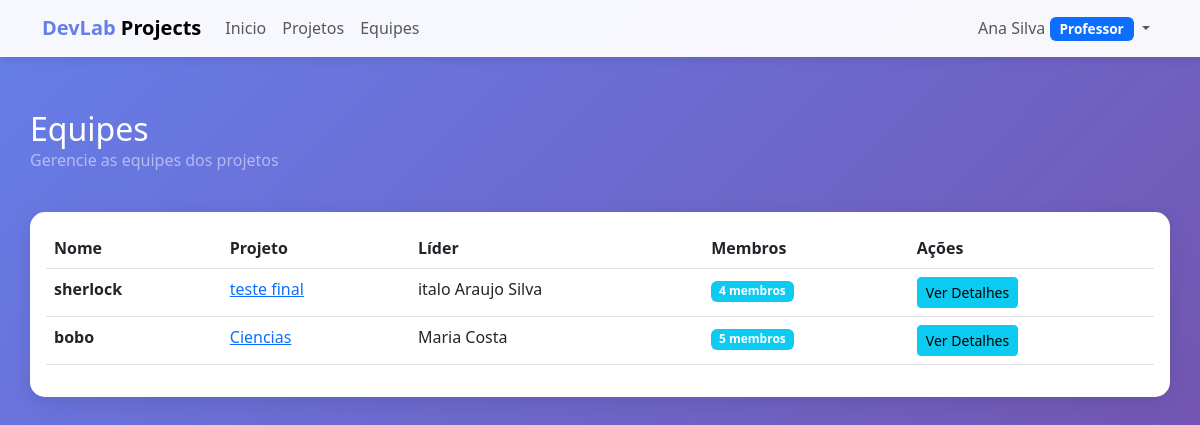
/equipes/ (signed in), run on the app's committed database.
### meuapp/models.py (models this page shows, shortened)
class Usuario(AbstractUser):
    TIPO_CHOICES = [
        ('coordenador', 'Coordenador'),
        ('professor', 'Professor'),
        ('estudante', 'Estudante'),
    ]
    tipo = models.CharField(max_length=20, choices=TIPO_CHOICES, default='estudante')
    matricula = models.CharField(max_length=20, unique=True, null=True, blank=True)
    cpf = models.CharField(max_length=11, unique=True, null=True, blank=True)
    data_nascimento = models.DateField(null=True, blank=True)
    curso = models.CharField(max_length=100, blank=True)
    class Meta:
        verbose_name = 'Usuário'
        verbose_name_plural = 'Usuários'

class Equipe(models.Model):
    nome = models.CharField(max_length=100)
    descricao = models.TextField(blank=True)
    projeto = models.ForeignKey(Projeto, on_delete=models.CASCADE, related_name='equipes', null=True, blank=True)
    lider = models.OneToOneField(
        Usuario,
        on_delete=models.SET_NULL,
        null=True,
        blank=True,
        related_name='equipe_liderada',
        help_text="Líder da equipe (cada usuário pode liderar no máximo uma equipe)"
    )
    membros = models.ManyToManyField(Usuario, related_name='equipes_participando', blank=True)
    criada_em = models.DateTimeField(auto_now_add=True)
    class Meta:
        verbose_name = 'Equipe'
        verbose_name_plural = 'Equipes'
        ordering = ['projeto', 'nome']
    def total_membros(self):
        return self.membros.count()

class Projeto(models.Model):
    STATUS_CHOICES = [
        ('planejado', 'Planejado'),
        ('andamento', 'Em Andamento'),
        ('concluido', 'Concluído'),
    ]
    titulo = models.CharField(max_length=200)
    descricao = models.TextField()
    cliente = models.CharField(max_length=200)
    status = models.CharField(max_length=20, choices=STATUS_CHOICES, default='planejado')
    data_inicio = models.DateField()
    data_fim_prevista = models.DateField()
    participantes = models.ManyToManyField(Usuario, through='ParticipacaoProjeto', related_name='projetos_participando')
    criado_em = models.DateTimeField(auto_now_add=True)
    atualizado_em = models.DateTimeField(auto_now=True)
    class Meta:
        verbose_name = 'Projeto'
        verbose_name_plural = 'Projetos'
        ordering = ['-criado_em']

### meuapp/views.py (the view)
# urls.py: path('equipes/', views.equipe_lista, name='equipe_lista'),
@login_required
def equipe_lista(request):
    if request.user.tipo == 'coordenador':
        equipes = Equipe.objects.all()
    else:
        equipes = request.user.equipes_participando.all()
    query = request.GET.get('q')
    if query:
        equipes = equipes.filter(
            Q(nome__icontains=query) |
            Q(projeto__titulo__icontains=query)
        )
    return render(request, 'equipes/lista.html', {'equipes': equipes})

### meuapp/templates/equipes/lista.html (shortened to what this page needs)
{% extends 'base.html' %}
{% block content %}
<div class="row mb-4">
    <div class="col-12">
        <div class="d-flex justify-content-between align-items-center">
            <div>
                <h2 class="text-white mb-0">Equipes</h2>
                <p class="text-white-50">Gerencie as equipes dos projetos</p>
            </div>
        </div>
    </div>
</div>
<div class="card">
    <div class="card-body">
        {% if equipes %}
        <div class="table-responsive">
            <table class="table table-hover">
                <thead>
                    <tr>
                        <th>Nome</th>
                        <th>Projeto</th>
                        <th>Líder</th>
                        <th>Membros</th>
                        <th>Ações</th>
                    </tr>
                </thead>
                <tbody>
                    {% for equipe in equipes %}
                    <tr>
                        <td>
                            <strong>{{ equipe.nome }}</strong>
                        </td>
                        <td>
                            {% if equipe.projeto %}
                            <a href="{% url 'projeto_detalhes' equipe.projeto.pk %}">
                                {{ equipe.projeto.titulo }}
                            </a>
                            {% else %}
                            <span class="text-muted">Sem projeto</span>
                            {% endif %}
                        </td>
                        <td>
                            {% if equipe.lider %}
                                {{ equipe.lider.get_full_name|default:equipe.lider.username }}
                            {% else %}
                                <span class="text-muted">Não definido</span>
                            {% endif %}
                        </td>
                        <td>
                            <span class="badge bg-info">{{ equipe.total_membros }} membros</span>
                        </td>
                        <td>
                            <a href="{% url 'equipe_detalhes' equipe.pk %}" class="btn btn-sm btn-info">
                                Ver Detalhes
                            </a>
                        </td>
                    </tr>
                    {% endfor %}
                </tbody>
            </table>
        </div>
        {% endif %}
    </div>
</div>
{% endblock %}

### meuapp/templates/base.html (shortened to what this page needs)
<!DOCTYPE html>
<html lang="pt-br">
<head>
    <link href="https://cdn.jsdelivr.net/npm/bootstrap@5.3.0/dist/css/bootstrap.min.css" rel="stylesheet">
</head>
<body>
    {% if user.is_authenticated %}
    <nav class="navbar navbar-expand-lg navbar-light bg-light fixed-top">
        <div class="container">
            <a class="navbar-brand fw-bold" href="{% url 'dashboard' %}">
                <span style="color: #667eea;">DevLab</span> Projects
            </a>
            <div class="collapse navbar-collapse" id="navbarNav">
                <ul class="navbar-nav me-auto">
                    <li class="nav-item">
                        <a class="nav-link" href="{% url 'dashboard' %}">Inicio</a>
                    </li>
                    <li class="nav-item">
                        <a class="nav-link" href="{% url 'projeto_lista' %}">Projetos</a>
                    </li>
                    <li class="nav-item">
                        <a class="nav-link" href="{% url 'equipe_lista' %}">Equipes</a>
                    </li>
                </ul>
                <ul class="navbar-nav">
                    <li class="nav-item dropdown">
                        <a class="nav-link dropdown-toggle" href="#" id="userDropdown" role="button"
                           data-bs-toggle="dropdown">
                            {{ user.get_full_name|default:user.username }}
                            <span class="badge bg-primary badge-tipo">{{ user.get_tipo_display }}</span>
                        </a>
                    </li>
                </ul>
            </div>
        </div>
    </nav>
    {% endif %}
    <div class="container main-content">
        {% block content %}{% endblock %}
    </div>
</body>
</html>

### meuapp/templates/base.html (style rules this page uses)
body { min-height: 100vh; background: linear-gradient(135deg, #667eea 0%, #764ba2 100%); }
.navbar { background: rgba(255, 255, 255, 0.95) !important; box-shadow: 0 2px 10px rgba(0,0,0,0.1); }
.main-content { margin-top: 80px; padding: 30px 0; }
.card { border: none; border-radius: 15px; box-shadow: 0 5px 20px rgba(0,0,0,0.1); margin-bottom: 20px; }
.badge-tipo { font-size: 0.85em; padding: 5px 10px; }

### data on the page
Usuario: get_full_name "Ana Silva", tipo "Professor"
Equipe: nome "sherlock", projeto.titulo "teste final", lider.get_full_name "italo Araujo Silva", total_membros "4"
Equipe: nome "bobo", projeto.titulo "Ciencias", lider.get_full_name "Maria Costa", total_membros "5"
